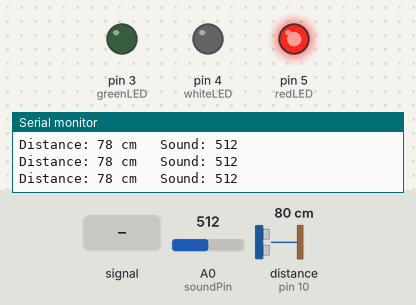
A sketch run on a simulated Arduino Uno, built with avr-gcc and run on an emulated ATmega328P. Shown: output pins drawn as LEDs (lit = HIGH), the last lines printed to the serial monitor. Wiring (inferred from the names in the program): ultrasonic range finder: trigger pin 9; echo pin 10. Dashed ring = blinking. Inputs (shaded band) come from the test bench; at power-on: distance to the obstacle (sensor on pin 10) 80 cm, A0 (soundPin) = 512. The echo pulse lasts 58.3 µs per cm; pins used as bus, display or sensor lines are not drawn.

Above: at 1.2 s.
1.3 s: distance to the obstacle (sensor on pin 10) set to 24 cm
4.3 s: distance to the obstacle (sensor on pin 10) set to 18 cm
At 4.9 s:
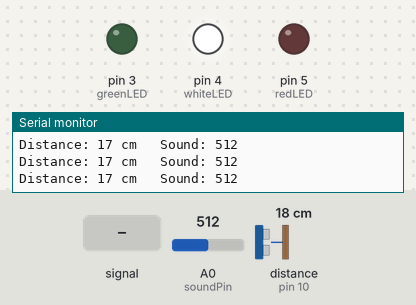
5.9 s: distance to the obstacle (sensor on pin 10) set to 13 cm
7.4 s: distance to the obstacle (sensor on pin 10) set to 10 cm
At 8.2 s:
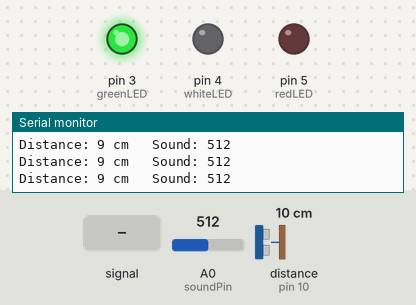
9.0 s: distance to the obstacle (sensor on pin 10) set to 35 cm
At 10.0 s:
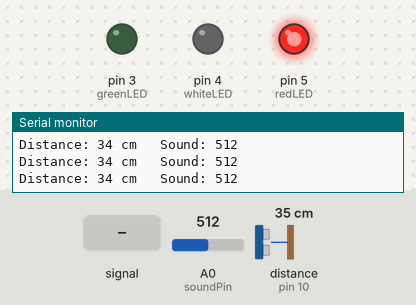
10.6 s: A0 (soundPin) fed a 200 Hz sine of ±460 counts around its level
At 12.0 s:
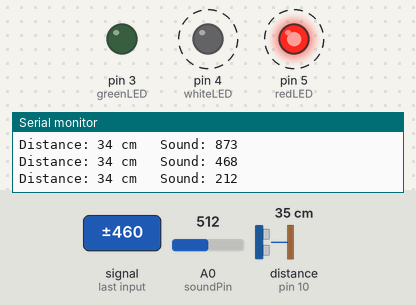
Timing chart, 0 to 14.6 s (numbered marks = the images above; inputs shaded):
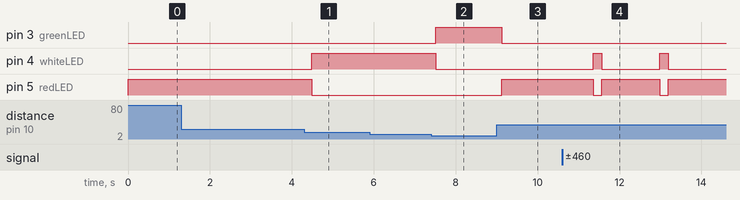

The sketch:

Road_Condition_Monitoring_System.ino
```cpp
#define trigPin 9
#define echoPin 10

#define greenLED 3
#define whiteLED 4
#define redLED 5

#define soundPin A0

void setup() {
  Serial.begin(9600);

  pinMode(trigPin, OUTPUT);
  pinMode(echoPin, INPUT);

  pinMode(greenLED, OUTPUT);
  pinMode(whiteLED, OUTPUT);
  pinMode(redLED, OUTPUT);
}

void loop() {

  long duration;
  int distance;

  // Ultrasonic Sensor
  digitalWrite(trigPin, LOW);
  delayMicroseconds(2);

  digitalWrite(trigPin, HIGH);
  delayMicroseconds(10);
  digitalWrite(trigPin, LOW);

  duration = pulseIn(echoPin, HIGH);
  distance = duration * 0.034 / 2;

  // Sound Sensor
  int soundValue = analogRead(soundPin);

  // Serial Monitor Output
  Serial.print("Distance: ");
  Serial.print(distance);
  Serial.print(" cm   ");

  Serial.print("Sound: ");
  Serial.println(soundValue);

  // Severe Pothole
  if (distance > 20 && soundValue > 64) {

    digitalWrite(greenLED, LOW);
    digitalWrite(whiteLED, LOW);
    digitalWrite(redLED, HIGH);

  }

  // Moderate Pothole
  else if (distance > 10) {

    digitalWrite(greenLED, LOW);
    digitalWrite(whiteLED, HIGH);
    digitalWrite(redLED, LOW);

  }

  // Normal Road
  else {

    digitalWrite(greenLED, HIGH);
    digitalWrite(whiteLED, LOW);
    digitalWrite(redLED, LOW);

  }

  delay(200);
}
```

Measured:
- the behaviour switches between 22 and 21 cm on distance to the obstacle (sensor on pin 10) (found by bisection; images 0 and 1)
- the behaviour switches between 12 and 11 cm on distance to the obstacle (sensor on pin 10) (found by bisection; images 1 and 2)
- after the input at 4.3 s, pin 4 (whiteLED): LOW → HIGH after 0.18 s; pin 5 (redLED): HIGH → LOW after 0.18 s
- after the input at 7.4 s, pin 3 (greenLED): LOW → HIGH after 0.11 s; pin 4 (whiteLED): HIGH → LOW after 0.11 s
- after the input at 9.0 s, pin 3 (greenLED): HIGH → LOW after 0.12 s; pin 5 (redLED): LOW → HIGH after 0.12 s
- after the input at 10.6 s, pin 4 (whiteLED): alternates HIGH for 0.20 s and LOW for 1.4 s, starting after 0.76 s; pin 5 (redLED): alternates HIGH for 1.4 s and LOW for 0.20 s, starting after 0.76 s
